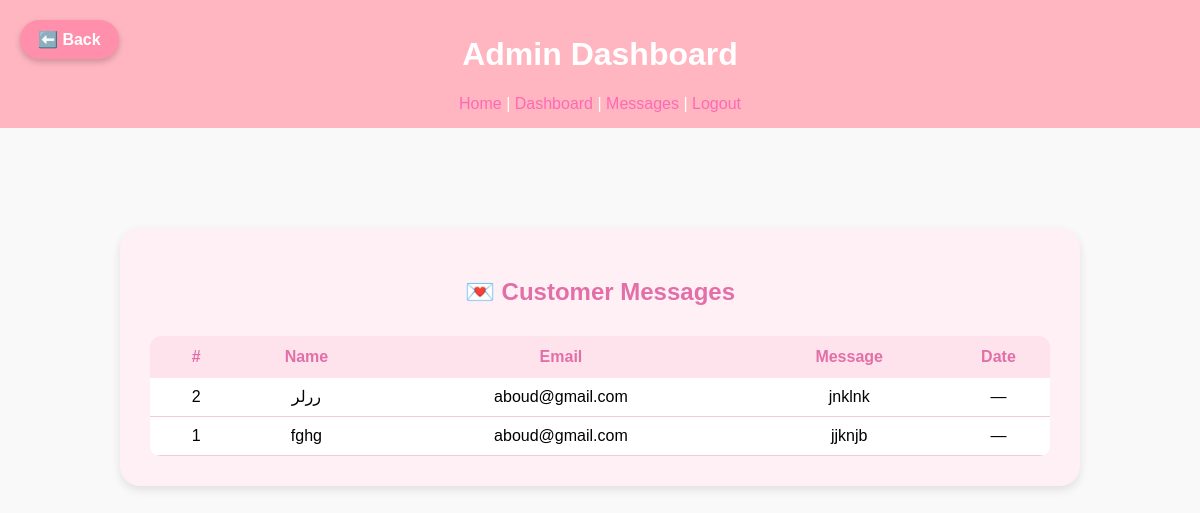
/admin/messages (signed in), run on the app's committed database.
### models.py (models this page shows)
class Message(db.Model):
    id = db.Column(db.Integer, primary_key=True)
    name = db.Column(db.String(100), nullable=False)
    email = db.Column(db.String(100), nullable=False)
    message = db.Column(db.Text, nullable=False)
    is_read = db.Column(db.Boolean, default=False)

### routes.py (the view)
@app.route('/admin/messages')
def admin_messages():
    if 'user' not in session or not session.get('is_admin'):
        flash("⚠️ Access denied! Admins only.", "danger")
        return redirect(url_for('login'))
    messages = Message.query.order_by(Message.id.desc()).all()
    return render_template('admin/admin_messages.html', messages=messages)

### templates/admin/admin_messages.html (shortened to what this page needs)
{% extends "admin/admin_base.html" %}
{% block content %}
<a href="{{ url_for('admin_home') }}"
   style="
     position: fixed;
     top: 20px;
     left: 20px;
     background-color: #ff8fab;
     color: white;
     padding: 10px 18px;
     border-radius: 25px;
     font-weight: bold;
     text-decoration: none;
     box-shadow: 0 3px 6px rgba(0,0,0,0.2);
     transition: 0.3s;
     z-index: 1000;
   "
   onmouseover="this.style.transform='scale(1.1)'"
   onmouseout="this.style.transform='scale(1)'">
   ⬅️ Back
</a>
<div style="max-width:900px; margin:80px auto; background:#fff0f6; padding:30px; border-radius:20px; box-shadow:0 4px 10px rgba(0,0,0,0.1);">
  <h2 style="text-align:center; color:#e26fa7; margin-bottom:30px;">💌 Customer Messages</h2>
  {% if messages %}
    <table style="width:100%; border-collapse:collapse; background:white; border-radius:10px; overflow:hidden;">
      <thead style="background:#ffe3ec; color:#e26fa7;">
        <tr>
          <th style="padding:12px;">#</th>
          <th>Name</th>
          <th>Email</th>
          <th>Message</th>
          <th>Date</th>
        </tr>
      </thead>
      <tbody>
        {% for msg in messages %}
        <tr style="text-align:center; border-bottom:1px solid #f3cbd6;">
          <td style="padding:10px;">{{ msg.id }}</td>
          <td>{{ msg.name }}</td>
          <td>{{ msg.email }}</td>
          <td style="max-width:300px;">{{ msg.message }}</td>
          <td>{{ msg.date_sent.strftime('%Y-%m-%d %H:%M') if msg.date_sent else '—' }}</td>
        </tr>
        {% endfor %}
      </tbody>
    </table>
  {% else %}
    <p style="text-align:center; color:#777;">No messages yet 💭</p>
  {% endif %}
</div>
{% endblock %}

### templates/admin/admin_base.html (style rules this page uses)
body { font-family: Arial, sans-serif; background-color: #f9f9f9; margin: 0; padding: 0; }
a { color: #ff69b4; text-decoration: none; }

### data on the page
Message: id "2", name "ررلر", email "aboud@gmail.com", message "jnklnk", date_sent "—"
Message: id "1", name "fghg", email "aboud@gmail.com", message "jjknjb", date_sent "—"
